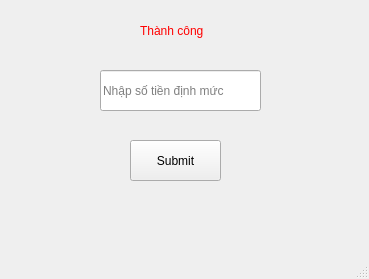
<?xml version="1.0" encoding="UTF-8"?>
<ui version="4.0">
 <class>MainWindow</class>
 <widget class="QMainWindow" name="MainWindow">
  <property name="geometry">
   <rect>
    <x>0</x>
    <y>0</y>
    <width>369</width>
    <height>279</height>
   </rect>
  </property>
  <property name="windowTitle">
   <string>MainWindow</string>
  </property>
  <widget class="QWidget" name="centralwidget">
   <widget class="QLineEdit" name="lineEdit">
    <property name="geometry">
     <rect>
      <x>100</x>
      <y>70</y>
      <width>161</width>
      <height>41</height>
     </rect>
    </property>
    <property name="text">
     <string/>
    </property>
    <property name="placeholderText">
     <string>Nhập số tiền định mức</string>
    </property>
   </widget>
   <widget class="QPushButton" name="pushButton">
    <property name="geometry">
     <rect>
      <x>130</x>
      <y>140</y>
      <width>91</width>
      <height>41</height>
     </rect>
    </property>
    <property name="text">
     <string>Submit</string>
    </property>
   </widget>
   <widget class="QLabel" name="alert_label">
    <property name="geometry">
     <rect>
      <x>140</x>
      <y>20</y>
      <width>161</width>
      <height>21</height>
     </rect>
    </property>
    <property name="styleSheet">
     <string notr="true">color:red;</string>
    </property>
    <property name="text">
     <string>Thành công</string>
    </property>
   </widget>
  </widget>
  <widget class="QMenuBar" name="menubar">
   <property name="geometry">
    <rect>
     <x>0</x>
     <y>0</y>
     <width>369</width>
     <height>26</height>
    </rect>
   </property>
  </widget>
  <widget class="QStatusBar" name="statusbar"/>
 </widget>
 <resources/>
 <connections/>
</ui>
